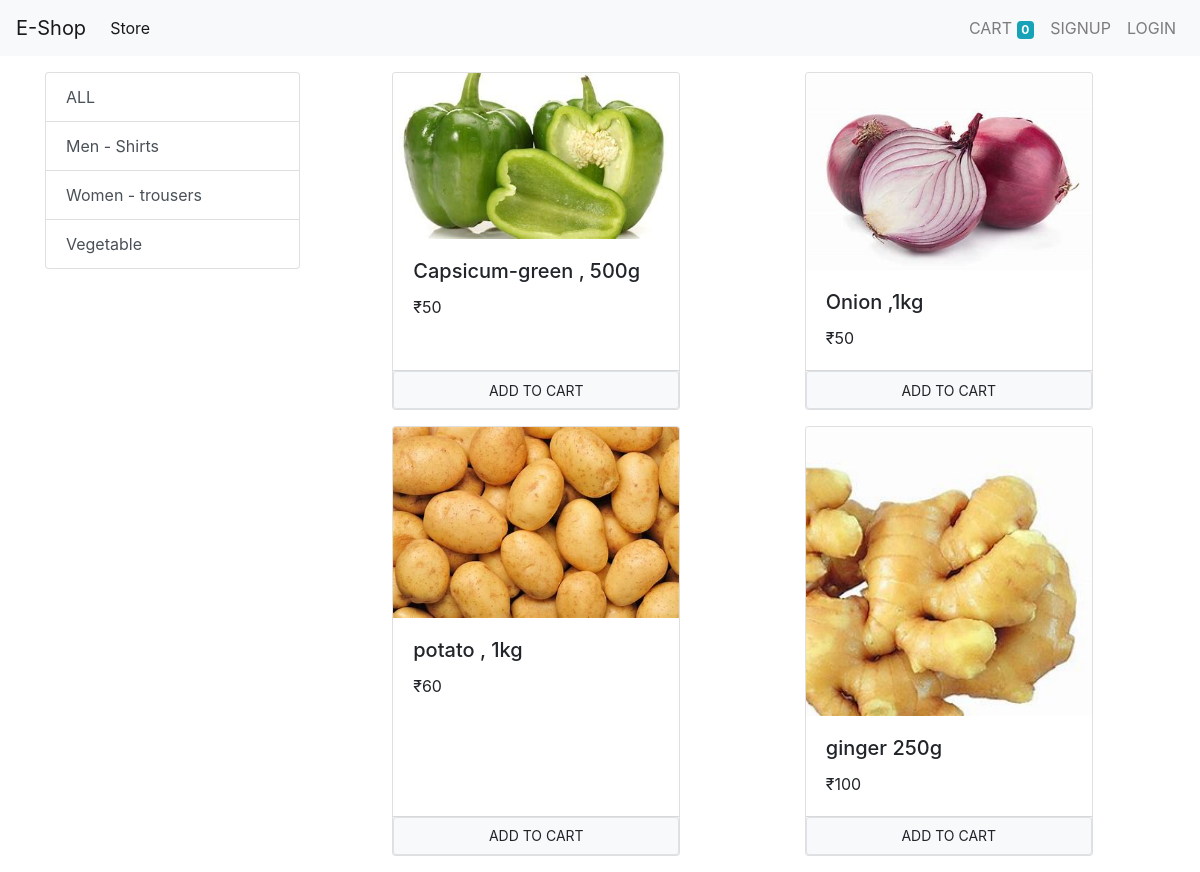
Screenshot of /?category=3 with the database file from the repository.
### store/models/category.py (models this page shows, shortened)
class Category(models.Model):
    name = models.CharField(max_length=20)
    @staticmethod
    def get_all_categories():
        return Category.objects.all();

### store/models/product.py (models this page shows, shortened)
class Product(models.Model):
    name = models.CharField(max_length=50)
    price = models.IntegerField(default=0)
    category = models.ForeignKey(Category, on_delete=models.CASCADE, default=1)
    description = models.CharField(max_length=200, default='', null=True, blank=True)
    image = models.ImageField(upload_to='uploads/products/')
    @staticmethod
    def get_all_products_by_Categoryid(category_id):
        if category_id:
            return Product.objects.filter(category = category_id)
        else:
            return Product.objects.all();

### store/views/home.py (the view, shortened to what this page needs)
# urls.py: path('', Index.as_view(), name='homepage'),
class Index(View):
    def get(self, request):
        products = None
        cart = request.session.get('cart')
        if not cart:
            request.session['cart']={}
        categories = Category.get_all_categories()
        categoryID = request.GET.get('category')
        if (categoryID):
            products = Product.get_all_products_by_Categoryid(categoryID)
        else:
            products = Product.get_all_products()
        data = {};
        data['products'] = products
        data['categories'] = categories
        print('you are : ', request.session.get("email"))
        print('email' in request.session)
        return render(request, 'index.html', data)

### store/templatetags/cart.py (called while the page is built)
@register.filter(name="is_in_cart")
def is_in_cart(product, cart):
    keys = cart.keys();
    for id in keys:
        if int(id) == product.id:
            return True
    return False

### store/templatetags/custom_filter.py (called while the page is built)
@register.filter(name='currency')
def currency(number):
    return "₹"+str(number)

### store/templates/index.html (shortened to what this page needs)
{% extends 'base.html' %}
{%block content %}
{% load cart %}
{% load custom_filter %}
<div class="container mt-3">
    <div class="row">
        <div class="col-lg-3 mx-auto">
            <div class="list-group">
                <a href="/" class="list-group-item list-group-item-action">ALL</a>
                {% for category in categories %}
                <a href="/?category={{category.id}}"
                   class="list-group-item list-group-item-action">{{category.name}}</a>
                {% endfor %}
            </div>
        </div>
        <div id='products' class="col-lg-9 mx-auto">
            <div class="row mx-auto">
                {% for product in products%}
                <div class="card mx-auto mb-3" id='{{product.id}}' style="width: 18rem;">
                    <img class="card-img-top" src="{{product.image.url}}" alt="Card image cap">
                    <div class="card-body">
                        <h5 class="card-title">{{product.name}}</h5>
                        <p class="card-text">{{product.price|currency}}</p>
                    </div>
                    <div class="card-footer p-0">
                        {% if product|is_in_cart:request.session.cart %}
                        <div class="row no-gutters">
                            <form action="/#{{product.id}}" method="post" class="col-2">
                                {% csrf_token %}
                                <input hidden type="text" name='product' value='{{product.id}}'>
                                <input type="text" hidden name='remove' value='True'>
                                <input type="submit" value=" - " class=" btn btn-block btn-secondary border">
                            </form>
                            <div class="text-center col">
                                    {{ product|cart_quantity:request.session.cart }} in Cart
                            </div>
                            <form action="/#{{product.id}}" method="post" class="col-2">
                                {% csrf_token %}
                                <input hidden type="text" name='product' value='{{product.id}}'>
                                <input type="submit" value=" + " class=" btn btn-block btn-secondary border">
                            </form>
                        </div>
                        {% else %}
                        <form action="/#{{product.id}}" method="post" class="btn-block">
                            <input type="submit" class="float-right btn btn-light border btn-sm form-control" value="ADD TO CART">
                        </form>
                        {% endif %}
                    </div>
                </div>
                {%endfor%}
            </div>
        </div>
    </div>
</div>
{% endblock %}

### rows the page displays
Category: name "Men - Shirts"
Category: name "Women - trousers"
Category: name "Vegetable"
Product: image (picture), name "Capsicum-green , 500g", price "₹50"
Product: image (picture), name "Onion ,1kg", price "₹50"
Product: image (picture), name "potato , 1kg", price "₹60"
Product: image (picture), name "ginger 250g", price "₹100"

### other values shown
{{ request.session.cart|length }} "0"
